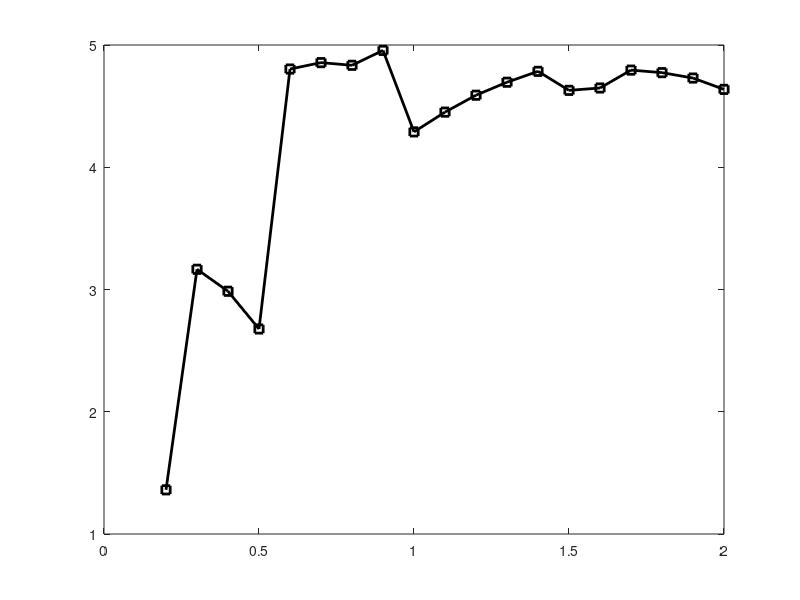

Write MATLAB code to recreate this figure. (Note: this script raises an error after producing the figure.)
function rtnvalue=aqm_ak_ap()
ak_n = [ 20 20 20 20 20 20 20 20 20 20 20 20 20 20 20 20 20 20 20 ];
ak_ap = [ 200.000000 300.000000 400.000000 500.000000 600.000000 700.000000 800.000000 900.000000 1000.000000 1100.000000 1200.000000 1300.000000 1400.000000 1500.000000 1600.000000 1700.000000 1800.000000 1900.000000 2000.000000 ];
ak_bp = [ 200.000000 200.000000 200.000000 200.000000 200.000000 200.000000 200.000000 200.000000 200.000000 200.000000 200.000000 200.000000 200.000000 200.000000 200.000000 200.000000 200.000000 200.000000 200.000000 ];
ak_pr = [ 0.250000 0.250000 0.250000 0.250000 0.250000 0.250000 0.250000 0.250000 0.250000 0.250000 0.250000 0.250000 0.250000 0.250000 0.250000 0.250000 0.250000 0.250000 0.250000 ];
rate_f1_normal_droptail = [ 672.830000 672.830000 672.830000 672.830000 672.830000 672.830000 672.830000 672.830000 672.830000 672.830000 672.830000 672.830000 672.830000 672.830000 672.830000 672.830000 672.830000 672.830000 672.830000 ];
rate_f1_attack_droptail = [ 178.430000 414.900000 391.330000 350.900000 629.580000 636.480000 633.590000 649.580000 562.200000 583.390000 601.530000 615.450000 627.120000 606.730000 609.270000 628.440000 625.720000 619.930000 607.770000 ];
nth_f1_droptail = [ 0.265193 0.616649 0.581618 0.521528 0.935719 0.945974 0.941679 0.965444 0.835575 0.867069 0.894030 0.914718 0.932063 0.901758 0.905533 0.934025 0.929982 0.921377 0.903304 ];
rate_f2_normal_droptail = [ 0.000000 0.000000 0.000000 0.000000 0.000000 0.000000 0.000000 0.000000 0.000000 0.000000 0.000000 0.000000 0.000000 0.000000 0.000000 0.000000 0.000000 0.000000 0.000000 ];
rate_f2_attack_droptail = [ 12601.000000 8405.200000 6300.000000 5040.000000 4208.400000 3603.600000 3150.000000 2810.800000 2520.000000 2293.200000 2116.800000 1940.400000 1814.400000 1688.400000 1587.600000 1486.800000 1411.200000 1335.600000 1260.000000 ];
nth_f2_droptail = [ -1.000000 -1.000000 -1.000000 -1.000000 -1.000000 -1.000000 -1.000000 -1.000000 -1.000000 -1.000000 -1.000000 -1.000000 -1.000000 -1.000000 -1.000000 -1.000000 -1.000000 -1.000000 -1.000000 ];

rate_f1_normal_red = [ 672.800000 672.800000 672.800000 672.800000 672.800000 672.800000 672.800000 672.800000 672.800000 672.800000 672.800000 672.800000 672.800000 672.800000 672.800000 672.800000 672.800000 672.800000 672.800000 ];
rate_f1_attack_red = [ 118.940000 236.580000 345.720000 249.710000 420.560000 498.650000 518.880000 560.900000 394.520000 437.590000 537.830000 574.520000 600.810000 581.510000 546.250000 564.350000 572.730000 592.790000 595.840000 ];
nth_f1_red = [ 0.176784 0.351635 0.513853 0.371150 0.625089 0.741156 0.771225 0.833680 0.586385 0.650401 0.799391 0.853924 0.892999 0.864313 0.811905 0.838808 0.851263 0.881079 0.885612 ];
rate_f2_normal_red = [ 0.000000 0.000000 0.000000 0.000000 0.000000 0.000000 0.000000 0.000000 0.000000 0.000000 0.000000 0.000000 0.000000 0.000000 0.000000 0.000000 0.000000 0.000000 0.000000 ];
rate_f2_attack_red = [ 12601.000000 8405.200000 6300.000000 5040.000000 4208.400000 3603.600000 3150.000000 2810.800000 2520.000000 2293.200000 2116.800000 1940.400000 1814.400000 1688.400000 1587.600000 1486.800000 1411.200000 1335.600000 1260.000000 ];
nth_f2_red = [ -1.000000 -1.000000 -1.000000 -1.000000 -1.000000 -1.000000 -1.000000 -1.000000 -1.000000 -1.000000 -1.000000 -1.000000 -1.000000 -1.000000 -1.000000 -1.000000 -1.000000 -1.000000 -1.000000 ];

rate_f1_normal_redpd = [ 672.800000 672.800000 672.800000 672.800000 672.800000 672.800000 672.800000 672.800000 672.800000 672.800000 672.800000 672.800000 672.800000 672.800000 672.800000 672.800000 672.800000 672.800000 672.800000 ];
rate_f1_attack_redpd = [ 52.770000 138.700000 323.700000 145.060000 336.670000 450.170000 520.560000 507.880000 256.920000 382.150000 447.990000 554.420000 573.350000 497.650000 566.620000 593.360000 602.650000 617.470000 546.140000 ];
nth_f1_redpd = [ 0.078433 0.206153 0.481124 0.215606 0.500401 0.669099 0.773722 0.754875 0.381867 0.567999 0.665859 0.824049 0.852185 0.739670 0.842182 0.881926 0.895734 0.917762 0.811742 ];
rate_f2_normal_redpd = [ 0.000000 0.000000 0.000000 0.000000 0.000000 0.000000 0.000000 0.000000 0.000000 0.000000 0.000000 0.000000 0.000000 0.000000 0.000000 0.000000 0.000000 0.000000 0.000000 ];
rate_f2_attack_redpd = [ 12601.000000 8405.200000 6300.000000 5040.000000 4208.400000 3603.600000 3150.000000 2810.800000 2520.000000 2293.200000 2116.800000 1940.400000 1814.400000 1688.400000 1587.600000 1486.800000 1411.200000 1335.600000 1260.000000 ];
nth_f2_redpd = [ -1.000000 -1.000000 -1.000000 -1.000000 -1.000000 -1.000000 -1.000000 -1.000000 -1.000000 -1.000000 -1.000000 -1.000000 -1.000000 -1.000000 -1.000000 -1.000000 -1.000000 -1.000000 -1.000000 ];

rate_f1_normal_sfb = [ 659.580000 659.580000 659.580000 659.580000 659.580000 659.580000 659.580000 659.580000 659.580000 659.580000 659.580000 659.580000 659.580000 659.580000 659.580000 659.580000 659.580000 659.580000 659.580000 ];
rate_f1_attack_sfb = [ 599.500000 565.800000 545.040000 260.110000 468.340000 524.010000 590.180000 553.400000 354.820000 435.790000 523.100000 608.720000 636.520000 592.200000 588.380000 616.510000 621.990000 617.860000 596.700000 ];
nth_f1_sfb = [ 0.908912 0.857819 0.826344 0.394357 0.710058 0.794460 0.894782 0.839019 0.537948 0.660708 0.793080 0.922890 0.965038 0.897844 0.892053 0.934701 0.943009 0.936748 0.904667 ];
rate_f2_normal_sfb = [ 0.000000 0.000000 0.000000 0.000000 0.000000 0.000000 0.000000 0.000000 0.000000 0.000000 0.000000 0.000000 0.000000 0.000000 0.000000 0.000000 0.000000 0.000000 0.000000 ];
rate_f2_attack_sfb = [ 12601.000000 8405.200000 6300.000000 5040.000000 4208.400000 3603.600000 3150.000000 2810.800000 2520.000000 2293.200000 2116.800000 1940.400000 1814.400000 1688.400000 1587.600000 1486.800000 1411.200000 1335.600000 1260.000000 ];
nth_f2_sfb = [ -1.000000 -1.000000 -1.000000 -1.000000 -1.000000 -1.000000 -1.000000 -1.000000 -1.000000 -1.000000 -1.000000 -1.000000 -1.000000 -1.000000 -1.000000 -1.000000 -1.000000 -1.000000 -1.000000 ];

rate_f1_normal_avq = [ 659.280000 659.280000 659.280000 659.280000 659.280000 659.280000 659.280000 659.280000 659.280000 659.280000 659.280000 659.280000 659.280000 659.280000 659.280000 659.280000 659.280000 659.280000 659.280000 ];
rate_f1_attack_avq = [ 1.490000 236.510000 206.880000 250.290000 294.510000 475.530000 504.530000 486.220000 299.230000 232.260000 322.150000 443.870000 525.100000 457.670000 334.590000 437.130000 400.660000 417.640000 428.870000 ];
nth_f1_avq = [ 0.002260 0.358740 0.313797 0.379641 0.446715 0.721287 0.765274 0.737502 0.453874 0.352293 0.488639 0.673265 0.796475 0.694197 0.507508 0.663041 0.607724 0.633479 0.650513 ];
rate_f2_normal_avq = [ 0.000000 0.000000 0.000000 0.000000 0.000000 0.000000 0.000000 0.000000 0.000000 0.000000 0.000000 0.000000 0.000000 0.000000 0.000000 0.000000 0.000000 0.000000 0.000000 ];
rate_f2_attack_avq = [ 12601.000000 8405.200000 6300.000000 5040.000000 4208.400000 3603.600000 3150.000000 2810.800000 2520.000000 2293.200000 2116.800000 1940.400000 1814.400000 1688.400000 1587.600000 1486.800000 1411.200000 1335.600000 1260.000000 ];
nth_f2_avq = [ -1.000000 -1.000000 -1.000000 -1.000000 -1.000000 -1.000000 -1.000000 -1.000000 -1.000000 -1.000000 -1.000000 -1.000000 -1.000000 -1.000000 -1.000000 -1.000000 -1.000000 -1.000000 -1.000000 ];

rate_f1_normal_rred = [ 650.840000 650.840000 650.840000 650.840000 650.840000 650.840000 650.840000 650.840000 650.840000 650.840000 650.840000 650.840000 650.840000 650.840000 650.840000 650.840000 650.840000 650.840000 650.840000 ];
rate_f1_attack_rred = [ 619.410000 611.170000 619.490000 608.810000 619.710000 625.620000 616.420000 621.870000 619.360000 629.570000 625.800000 631.080000 626.050000 625.510000 626.840000 629.220000 630.650000 624.820000 622.950000 ];
nth_f1_rred = [ 0.951709 0.939048 0.951831 0.935422 0.952170 0.961250 0.947114 0.955488 0.951632 0.967319 0.961527 0.969639 0.961911 0.961081 0.963125 0.966781 0.968979 0.960021 0.957148 ];
rate_f2_normal_rred = [ 0.000000 0.000000 0.000000 0.000000 0.000000 0.000000 0.000000 0.000000 0.000000 0.000000 0.000000 0.000000 0.000000 0.000000 0.000000 0.000000 0.000000 0.000000 0.000000 ];
rate_f2_attack_rred = [ 12601.000000 8405.200000 6300.000000 5040.000000 4208.400000 3603.600000 3150.000000 2810.800000 2520.000000 2293.200000 2116.800000 1940.400000 1814.400000 1688.400000 1587.600000 1486.800000 1411.200000 1335.600000 1260.000000 ];
nth_f2_rred = [ -1.000000 -1.000000 -1.000000 -1.000000 -1.000000 -1.000000 -1.000000 -1.000000 -1.000000 -1.000000 -1.000000 -1.000000 -1.000000 -1.000000 -1.000000 -1.000000 -1.000000 -1.000000 -1.000000 ];

figure;
hold on;
box on;
ak_ap=ak_ap/1000;
x=ak_ap;
rate_fix=8*1000/1024/1024;
plot(x, rate_f1_attack_droptail*rate_fix, '-ks','LineWidth',2);
plot(x, rate_f1_attack_red*rate_fix, '-M+','LineWidth',2);
plot(x, rate_f1_attack_redpd*rate_fix, '-Gv','LineWidth',2);
plot(x, rate_f1_attack_avq*rate_fix, '-c^','LineWidth',2);
plot(x, rate_f1_attack_sfb*rate_fix, '-bd','LineWidth',2);
plot(x, rate_f1_attack_rred*rate_fix, '-Ro','LineWidth',2);
legend ('DropTail','RED','RED-PD','AVQ','SFB','RRED','FontSize',14);
xlabel('Ta: LDoS attack period (s)','FontSize',14);
ylabel('TCP throughput under attack (Mbps)','FontSize',14);
hold off;

rtnvalue=0;